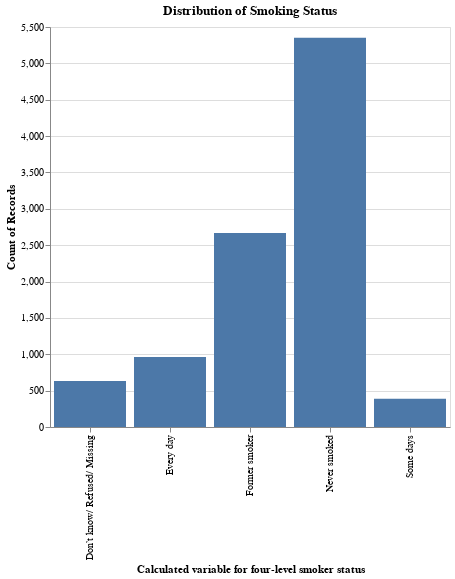

Notebook code cell kept with this figure:
### Markdown cell above
#### Smokin Status

Examining the final diagram in the IDA-Part reveals the distribution of smokers within the dataset. It is evident that the majority either never smoked or are former smokers. Additionally, among those who do smoke, there is a higher likelihood of daily smoking compared to occasional smoking during the month. Notably, there is a higher count of individuals who declined to answer this question compared to the first chart in this chapter, which pertains to occurrences of heart attacks. This discrepancy in responses might suggest a tendency to withhold information concerning smoking habits, potentially due to the sensitive nature of this topic.

### Code cell
# Rename the columns
idaData["_SMOKER3"] = data["_SMOKER3"].replace({
    1: 'Every day',
    2: 'Some days',
    3: 'Former smoker',
    4: 'Never smoked',
    9: 'Don’t know/ Refused/ Missing'
})

# Define the chart
chart = alt.Chart(idaData).mark_bar().encode(
    x=alt.X('_SMOKER3', title='Calculated variable for four-level smoker status'),
    y='count()',
    tooltip=[alt.Tooltip(field='_SMOKER3', type='nominal', title='Smoking Status'), 'count()']
).properties(
    width=400,
    height=400,
    title='Distribution of Smoking Status'
)

chart

### Figure 1 — Vega specification as saved in the notebook (floating-point values rounded to 4 significant figures)
{"$schema": "https://vega.github.io/schema/vega/v5.json", "data": [{"name": "source_0", "values": [{"_SMOKER3": "Never smoked", "__count": 5351}, {"_SMOKER3": "Some days", "__count": 388}, {"_SMOKER3": "Former smoker", "__count": 2668}, {"_SMOKER3": "Don’t know/ Refused/ Missing", "__count": 632}, {"_SMOKER3": "Every day", "__count": 961}]}, {"name": "source_0_x_domain__SMOKER3", "values": [{"_SMOKER3": "Never smoked"}, {"_SMOKER3": "Some days"}, {"_SMOKER3": "Former smoker"}, {"_SMOKER3": "Don’t know/ Refused/ Missing"}, {"_SMOKER3": "Every day"}]}, {"name": "source_0_y_domain___count", "values": [{"min": 388, "max": 5351}]}], "marks": [{"type": "rect", "name": "marks", "from": {"data": "source_0"}, "encode": {"update": {"y2": {"value": 0, "scale": "y"}, "y": {"field": "__count", "scale": "y"}, "width": {"signal": "max(0.25, bandwidth('x'))"}, "fill": {"value": "#4c78a8"}, "tooltip": {"signal": "{\"Smoking Status\": isValid(datum[\"_SMOKER3\"]) ? datum[\"_SMOKER3\"] : \"\"+datum[\"_SMOKER3\"], \"Count of Records\": format(datum[\"__count\"], \"\")}"}, "x": {"field": "_SMOKER3", "scale": "x"}, "ariaRoleDescription": {"value": "bar"}, "description": {"signal": "\"Calculated variable for four-level smoker status: \" + (isValid(datum[\"_SMOKER3\"]) ? datum[\"_SMOKER3\"] : \"\"+datum[\"_SMOKER3\"]) + \"; Count of Records: \" + (format(datum[\"__count\"], \"\")) + \"; Smoking Status: \" + (isValid(datum[\"_SMOKER3\"]) ? datum[\"_SMOKER3\"] : \"\"+datum[\"_SMOKER3\"])"}}}, "style": ["bar"]}], "scales": [{"name": "x", "type": "band", "domain": {"data": "source_0_x_domain__SMOKER3", "field": "_SMOKER3", "sort": true}, "range": [0, {"signal": "width"}], "paddingInner": 0.1, "paddingOuter": 0.05}, {"name": "y", "type": "linear", "domain": [{"signal": "(data(\"source_0_y_domain___count\")[0] || {}).min"}, {"signal": "(data(\"source_0_y_domain___count\")[0] || {}).max"}], "range": [{"signal": "height"}, 0], "nice": true, "zero": true}], "axes": [{"scale": "y", "ticks": false, "zindex": 0, "orient": "left", "gridScale": "x", "domain": false, "labels": false, "aria": false, "maxExtent": 0, "grid": true, "tickCount": {"signal": "ceil(height/40)"}, "minExtent": 0}, {"scale": "x", "zindex": 0, "orient": "bottom", "labelAlign": "right", "grid": false, "title": "Calculated variable for four-level smoker status", "labelAngle": 270, "labelBaseline": "middle"}, {"scale": "y", "tickCount": {"signal": "ceil(height/40)"}, "grid": false, "labelOverlap": true, "title": "Count of Records", "zindex": 0, "orient": "left"}], "title": {"text": "Distribution of Smoking Status", "frame": "group"}, "height": 400, "style": "cell", "width": 400, "background": "white", "padding": 5}
